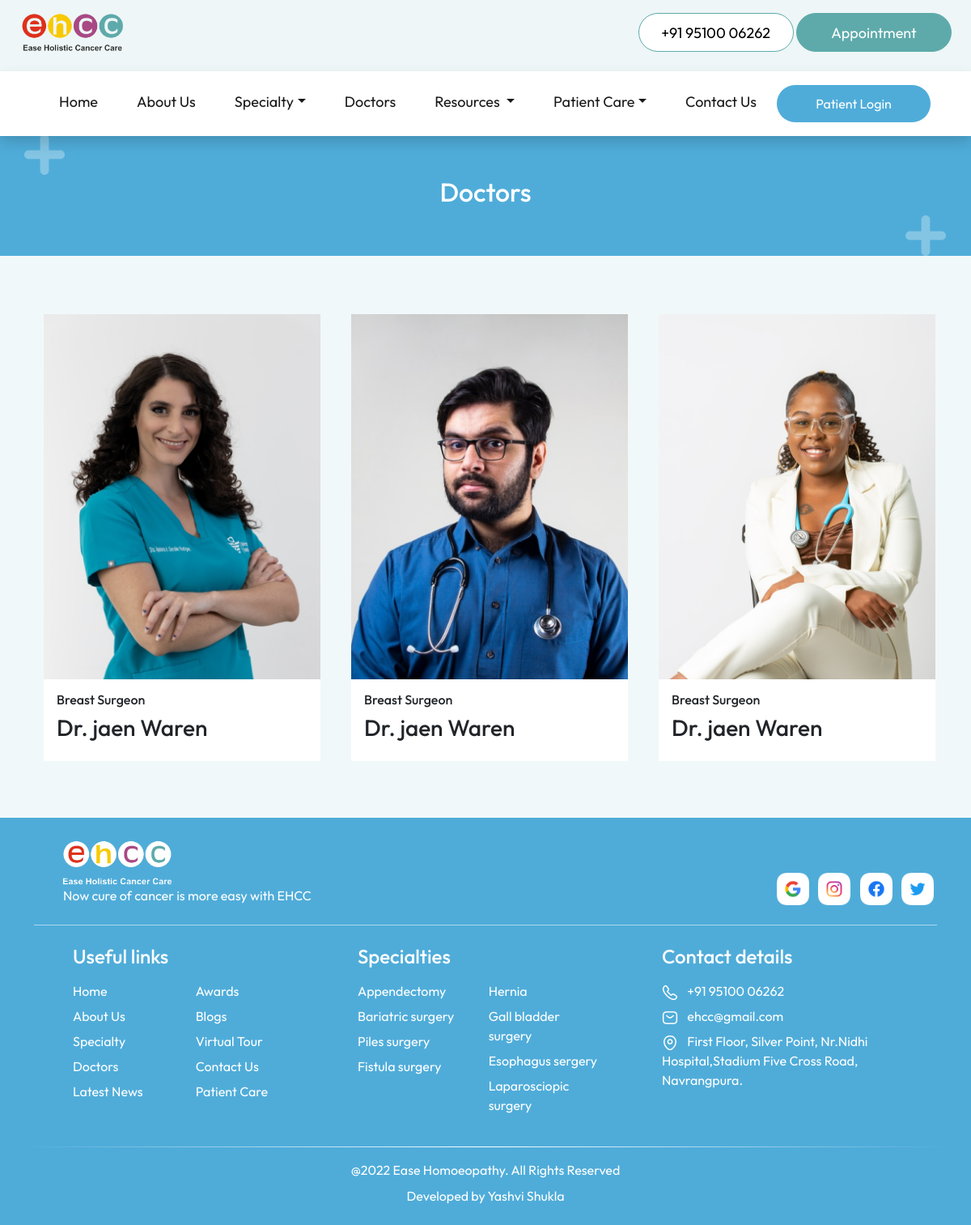
/doctors/, run on an earlier commit of the app's database.
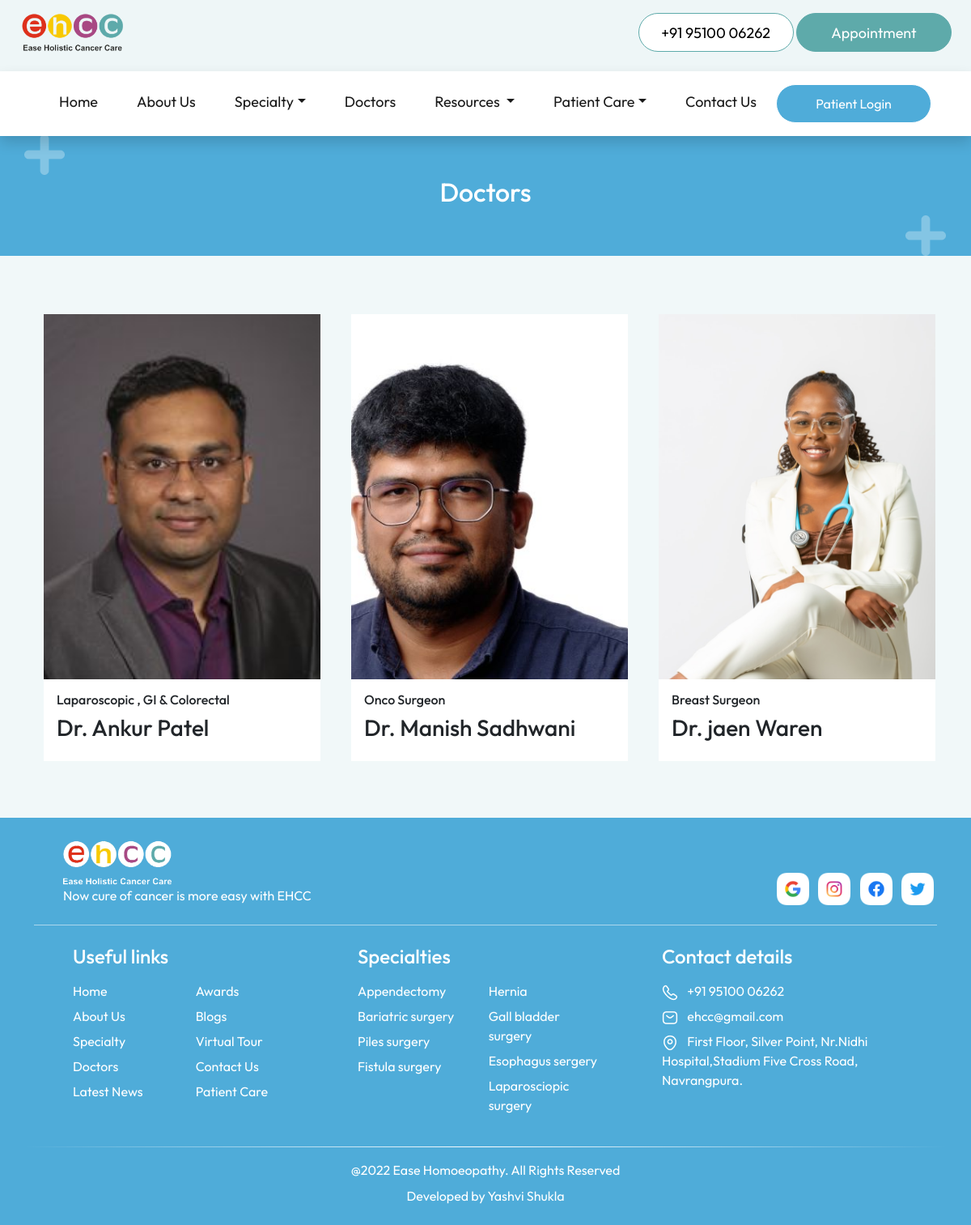
And on a later commit of the database.
### tables this page shows
CREATE TABLE "doctors" (
	"id"	INTEGER,
	"name"	TEXT,
	"current_appointment"	TEXT,
	"profile_image"	TEXT
);

CREATE TABLE "social_links" (
	"social_name"	TEXT,
	"social_link"	TEXT
);

CREATE TABLE "specialty" (
	"id"	INTEGER,
	"name"	TEXT,
	"description"	TEXT
, "illustration"	TEXT);

### flask_app.py (the view)
@app.route('/doctors/')
def doctors():
    database_connection = sqlite3.connect(database_location)
    database_cursor = database_connection.cursor()
    data = database_cursor.execute("SELECT * FROM doctors")
    data = data.fetchall()
    database_connection.commit()
    return render_template('doctors.html',social_links=social_links, data=data, navbar_specialties=navbar_specialties, navbar_diseases=navbar_diseases)

### templates/doctors.html (shortened to what this page needs)
<!DOCTYPE html>
<html lang="en">
<head>
  <link href="https://cdn.jsdelivr.net/npm/bootstrap@5.2.0/dist/css/bootstrap.min.css" rel="stylesheet"
 />
  <link rel="stylesheet" href="../static/stylesheets/common.css" />
  <link rel="stylesheet" href="../static/stylesheets/doctors.css" />
</head>
<body>
  {% include 'navbar.html' %}
  <header>
    <div class="container h-100 mt-3">
      <div class="row h-100 align-items-center">
        <h2 class="text-center text-white">Doctors</h2>
      </div>
    </div>
  </header>
  <div class="doctor_carousel_container py-5">
    <div class="container">
      <div class="row">
        {% for doctor in data %}
        <div class="doctor_card col-lg-4 col-md-6 col-12 px-4 my-4"
          onclick="window.location.href='/doctorInfo/{{doctor[0]}}/'">
          <img src="{{doctor[3]}}" alt="doctor-image" />
          <div class="p-3">
            <h6>{{doctor[2]}}</h6>
            <h3>{{doctor[1]}}</h3>
          </div>
        </div>
        {% endfor %}
      </div>
    </div>
  </div>
  {% include 'footer.html' %}
</body>
</html>

### templates/navbar.html (shortened to what this page needs)
<div class="fixed-top" style="z-index: 99;">
    <div id="top_navbar" class="py-2">
        <div class="container-fluid px-4">
            <div class="row align-items-center">
                <div class="col-lg-6 text-lg-start text-center mb-2">
                    <a href="/" class="top_navbar_logo">
                        <img src="../../static/images/logo/navbar_logo.png" alt="Hospital logo" height="60"
                            id="navbar_logo_top" />
                    </a>
                </div>
                <div class="col-lg-6 text-lg-end text-center mb-3">
                    <button class="button_cta_appointment mt-2" style="background-color: white; color: black;"
                        onclick="window.location.href='tel:919510006262'">+91 95100 06262</button>
                    <button class="button_cta_appointment mt-2"
                        onclick="window.location.href='/appointment/'">Appointment</button>
                </div>
            </div>
        </div>
    </div>
    <nav class="navbar navbar-expand-lg bg-white shadow">
        <div class="container-fluid pt-2">
            <div class="collapse navbar-collapse" id="navbarNav">
                <ul class="navbar-nav m-auto mb-2 mb-lg-md-0">
                    <li class="nav-item mx-3">
                        <a class="nav-link active" aria-current="page" href="/">Home</a>
                    </li>
                    <li class="nav-item mx-3">
                        <a class="nav-link active" aria-current="page" href="/about/">About Us</a>
                    </li>
                    <li class="nav-item mx-3 dropdown">
                        <a href="" class="nav-link dropdown-toggle active" data-bs-toggle="dropdown"
                            href="/specialty/">Specialty</a>
                    </li>
                    <li class="nav-item mx-3">
                        <a class="nav-link active" aria-current="page" href="/doctors">Doctors</a>
                    </li>
                    <li class="nav-item mx-3 dropdown">
                        <a class="nav-link dropdown-toggle active" href="#" role="button" data-bs-toggle="dropdown"
                            aria-expanded="false">
                            Resources
                        </a>
                    </li>
                    <li class="nav-item mx-3 dropdown">
                        <a class="nav-link active dropdown-toggle active" role="button" href="/patientCare"
                            data-bs-toggle="dropdown" aria-expanded="false">Patient Care</a>
                    </li>
                    <li class="nav-item mx-3">
                        <a class="nav-link active" aria-current="page" href="/contact/">Contact Us</a>
                    </li>
                    <li>
                        <button class="button_cta_white" onclick="window.location.href='/patient/'" id="patient_home"
                            style="visibility: hidden;">
                            Patient Login
                        </button>
                    </li>
                </ul>
            </div>
        </div>
    </nav>
</div>

### templates/footer.html (shortened to what this page needs)
<div class="footer">
    <div class="container">
        <div class="row align-items-end">
            <div class="col-md-8 px-md-5 mt-4 mb-3">
                <img src="../../static/images/logo/footer_logo.png" alt="Hospital logo" height="60" />
                <p class="text-white mb-0">
                    Now cure of cancer is more easy with EHCC
                </p>
            </div>
            <div class="col-md-4 pt-4 mb-3 text-md-end">
                {% for social in social_links %}
                <a href="{{social[1]}}">
                    <img src="../../static/images/logo/{{social[0]}}_icon.png" alt="{{social[0]}} logo"
                        class="img-fluid mx-1" style="height: 40px; width: auto;" />
                </a>
                {% endfor %}
            </div>
        </div>
        <div class="footer_line mt-2"></div>
        <div class="row text-white pt-4 ps-md-5 footer_links align-items-start">
            <div class="col-md-4 col-sm-6 mb-4">
                <h4 class="mb-3">Useful links</h4>
                <div class="row">
                    <div class="col-xl-5 col-sm-12 col-6">
                        <a href="/">
                            <p>Home</p>
                        </a>
                        <a href="/about/">
                            <p>About Us</p>
                        </a>
                        <a href="/specialty/">
                            <p>Specialty</p>
                        </a>
                        <a href="/doctors/">
                            <p>Doctors</p>
                        </a>
                        <a href="/news/">
                            <p>Latest News</p>
                        </a>
                    </div>
                    <div class="col-xl-5 col-sm-12 col-6">
                        <a href="/awards/">
                            <p>Awards</p>
                        </a>
                        <a href="/blogs/">
                            <p>Blogs</p>
                        </a>
                        <a href="/virtualTour/">
                            <p>Virtual Tour</p>
                        </a>
                        <a href="/contact/">
                            <p>Contact Us</p>
                        </a>
                        <a href="#">
                            <p>Patient Care</p>
                        </a>
                    </div>
                </div>
            </div>
            <div class="col-md-4 col-sm-6 mb-4 g-md-0">
                <h4 class="mb-3">
                    <a href="/specialty/">
                        Specialties
                    </a>
                </h4>
                <div class="row">
                    <div class="col-xl-5 col-sm-12 col-6">
                        {% for i in range (0,navbar_specialties|length) %}
                        <a href="/diseases/{{navbar_specialties[i][0]}}/">
                            <p>
                                {{ navbar_specialties[i][1] }}
                            </p>
                        </a>
                        {% endfor %}
                    </div>
                    {% if navbar_specialties|length > 4 %}
                    <div class="col-xl-5 col-sm-12 col-6">
                        {% for i in range (4,navbar_specialties|length) %}
                        <a href="/diseases/{{navbar_specialties[i][0]}}/">
                            <p>
                                {{ navbar_specialties[i][1] }}
                            </p>
                        </a>
                        {% endfor %}
                    </div>
                    {% endif %}
                </div>
            </div>
            <div class="col-md-4 col-sm-12">
                <h4 class="mb-3">Contact details</h4>
                <p>
                    <a href="tel:919510006262">
                        <img src="../../static/images/logo/footercall_icon.png" alt="call logo" />
                        <span class="ps-2">+91 95100 06262</span>
                    </a>
                </p>
                <p>
                    <a href="mailto:ehcc@gmail.com">
                        <img src="../../static/images/logo/mail_icon.png" alt="mail icon" />
                        <span class="ps-2">ehcc@gmail.com</span>
                    </a>
                </p>
                <p>
                    <a href="https://goo.gl/maps/SUXSNEnxhgQroknp9" target="_blank">
                        <img src="../../static/images/logo/location_icon.png" alt="location icon" />
                        <span class="ps-2">
                            First Floor, Silver Point, Nr.Nidhi Hospital,Stadium Five Cross Road, Navrangpura.
                        </span>
                    </a>
                </p>
            </div>
        </div>
        <div class="row my-2">
            <div class="footer_line_2"></div>
        </div>
        <div class="row text-white">
            <div class="py-2 text-center">
                @2022 Ease Homoeopathy. All Rights Reserved
            </div>
            <div class="text-center">
                Developed by <a href="" class="footer_credit">Yashvi Shukla</a></br></br>
            </div>
        </div>
    </div>
</div>

### static/stylesheets/common.css (style rules this page uses)
html, body { overflow-x: hidden; }
body { margin-top: 150px; }
* { margin: 0; padding: 0; box-sizing: border-box; font-family: "Outfit", sans-serif; }
:root { --nav-color: #EEF6F7; --primary-color: #5eaaaa; --heading-color: #4facd9; --section-background-color: #cae6f4; --contact-background-color: #284f4f; }
a { color: unset; text-decoration: none; cursor: pointer; }
#top_navbar { background-color: var(--nav-color); }
#navbar_logo_top, #navbar_logo_bottom { transition: 0.4s; }
#top_navbar { transition: 0.4s; }
.nav-item a { text-decoration: none; color: #b0b0b0; font-size: large; }
.button_cta_white { width: 12rem; height: 3rem; border: 1px solid white; background-color: var(--heading-color); border-radius: 50px; color: white; }
.button_cta_appointment { width: 12rem; height: 3rem; border: 1px solid var(--primary-color) !important; background-color: var(--primary-color); border-radius: 50px; color: white; font-size: 18px; }
.footer { background-color: var(--heading-color); }
.footer_line { height: 1px; background-color: rgba(255, 255, 255, 0.521); }
.footer_line_2 { height: 1px; background: linear-gradient(to right, rgba(40, 79, 79, 0) 0%, white 50%, rgba(40, 79, 79, 0) 100%); }
.footer_credit { text-decoration: none; color: white; }
@media only screen and (max-width: 1200px) { .navbar { padding: 0.5rem 2rem; } }
.footer_links p { margin-bottom: 7px !important; cursor: pointer; }

### static/stylesheets/doctors.css (style rules this page uses)
header { background: url(../images/elements/header_title.png) no-repeat; height: 150px; width: 100%; background-size: cover; background-position: center; }
.doctor_carousel_container { background-color: rgba(119, 185, 193, 0.1); }
.doctor_card { height: 550px; position: relative; cursor: pointer; }
.doctor_card img { width: 90%; height: 100%; object-fit: cover; object-position: top; position: absolute; }
.doctor_card div { position: absolute; bottom: -2px; background-color: white; width: 90%; transition: 0.3s; }

What changed in the data, as far as the page shows it:
removed doctors: profile_image (picture), current_appointment "Breast Surgeon", name "Dr. jaen Waren"
added doctors: profile_image (picture), current_appointment "Laparoscopic , GI & Colorectal", name "Dr. Ankur Patel"
changed doctors: profile_image: a different picture; current_appointment "Breast Surgeon" → "Onco Surgeon"; name "Dr. jaen Waren" → "Dr. Manish Sadhwani"
